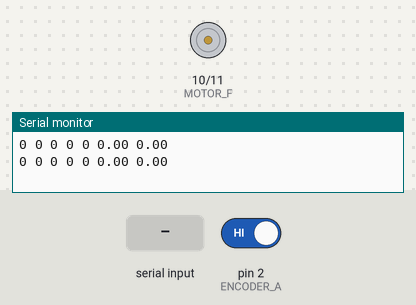
Recording of a sketch running on a simulated Arduino Uno, built with avr-gcc and run on an emulated ATmega328P. On the bench: motor-driver pin pairs drawn as motors (green arrow = first pin HIGH = forward, orange = second pin HIGH = backward, longer = more drive), the last lines printed to the serial monitor. The inputs (shaded band) are chosen by the test bench; at power-on: pin 2 (ENCODER_A) HIGH.

Above: at 1.2 s.
1.3 s: "90,45\n" received over Serial
At 2.3 s:
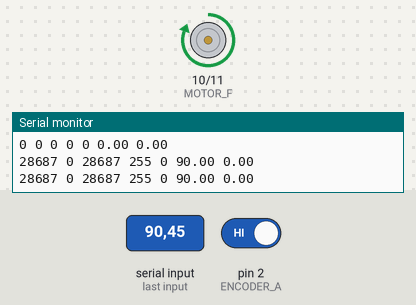
3.0 s: "200\n" received over Serial
At 3.8 s:
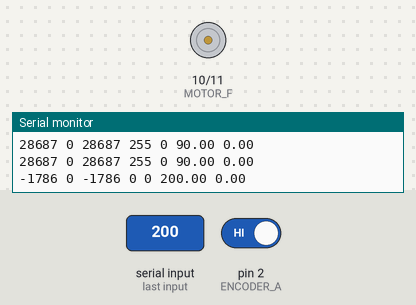
5.0 s: "30,150\n" received over Serial
At 6.6 s:
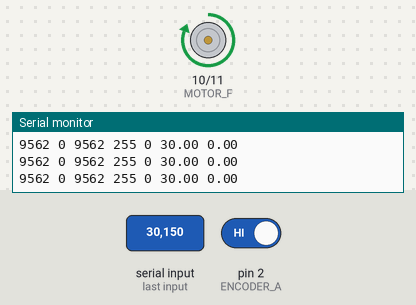
Timing chart, 0 to 8.1 s (numbered marks = the images above; inputs shaded):
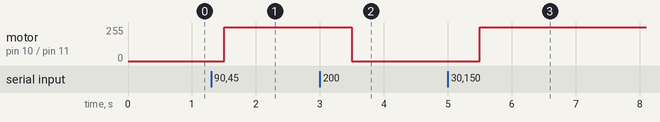

Measured:
- after the input at 1.3 s, motor on pin 10 (MOTOR_F) / pin 11 (MOTOR_B): stopped → forward 255/255 after 0.20 s
- after the input at 3.0 s, motor on pin 10 (MOTOR_F) / pin 11 (MOTOR_B): forward 255/255 → stopped after 0.50 s
- after the input at 5.0 s, motor on pin 10 (MOTOR_F) / pin 11 (MOTOR_B): stopped → forward 255/255 after 0.50 s

The sketch:

Encoder_FT.ino
```cpp
//#include "Arduino.h"

//ArduPID C1;

#define ENCODER_A 2 // Channel A pin
#define ENCODER_B 3 // Channel B pin

#define MOTOR_F 10 // For motor stuff
#define MOTOR_B 11


//double setpoint = 0.1
//double input;
//double output;


volatile int pulseCount = 0; // Number of pulses (Volatile int to load var from RAM and not overload the compiler as the encoder speed and direction change is based on the command driving it)
unsigned long lastTime = 0; // Time for RPM calculation
const int pulsesPerRevolution = 600; // Based on the encoder PPR

float v_target = 0.0;
float v_current = 0.0;
float error = 0;  //error is dynamic
float kp = 1; // kp val @ 0.5 works solo for now
float ki = 0;
float kd = 0;

int pwm = 0;
int correction = 0;
float v_max = 0.8; // the max speed m/s
float v_input = 0.0;


bool hold = false;


void encoderISR() {
  // Increment pulse count on every rising edge of Channel A
  if (digitalRead(ENCODER_A) == HIGH) {
    if (digitalRead(ENCODER_B) == LOW) {
      pulseCount++; // GO CLOCKWISE
    } else {
      pulseCount--; // GO ANTICLOCKWISE (Could change since the wheel placment would mean the shaft goes ANTICLOCKWISE)
    }
  }
}

void setup() {
  Serial.begin(9600);

  // Set up encoder pins
  pinMode(ENCODER_A, INPUT_PULLUP);
  pinMode(ENCODER_B, INPUT_PULLUP); //encoder pins

  pinMode(MOTOR_F,OUTPUT);
  pinMode(MOTOR_B,OUTPUT);  // motor stuff

  //c1.begin(&input, &output, &setpoint, p, i ,d);


  // Attach interrupt for encoder
  attachInterrupt(digitalPinToInterrupt(ENCODER_A), encoderISR, RISING);

  lastTime = millis(); // Initialize time
}

void loop() {

  if(Serial.available() > 0)
  {
    v_input = readFloatFromSerial();
    if(v_input != 0.0)
   {
     v_target = v_input; // this allows to update the input using the serial mon.
   }
  }

  unsigned long currentTime = millis();

  // Calculate RPM
  if (currentTime - lastTime >= 500) {
    float rpm = (pulseCount / (float)pulsesPerRevolution) * 60.0;

   float Ang_velocity = rpm * M_PI / 60;
   float linear_velocity = Ang_velocity * 0.3; // LV = anugular velocity * radius (diameter is 6mm so radius is 0.3mm)
   v_current = round(linear_velocity * 10) / 10.0;


    //Serial.print("RPM: ");
    //Serial.println(rpm);

    //.print(" AV: ");
    //Serial.println(Ang_velocity);

   //Serial.print("LV: ");
    //Serial.print(v_current);

    //Serial.println(v_target);

    int pwm_target = ((v_target / v_max) * 255); // feed the PID a value between 0-255, it converts the target velocity from m/s to target pwn val.
    int pwm_current = ((v_current / v_max) * 255); // PWM
    error = pwm_target - pwm_current;
    correction = (error * kp);
    pwm = pwm_current + correction;
    pwm = constrain(pwm, 0, 255);


   Serial.print(pwm_target);
   Serial.print(" ");


   Serial.print(pwm_current);
   Serial.print(" ");

   Serial.print(correction);
    Serial.print(" ");


    Serial.print(pwm);


    Serial.print(" ");

    Serial.print(hold);

    Serial.print(" ");

    Serial.print(v_target);
    Serial.print(" ");


    Serial.println(v_current);


    pulseCount = 0; // Reset pulse count
    lastTime = currentTime; // Update time
  }

  analogWrite(MOTOR_F, pwm);
  analogWrite(MOTOR_B, 0); // Drive forward.


}


String readSerialUntilNewline(){ // type your value and press Enter
  static byte ndx=0;
  char readCharacter;
  const byte numChars=32;
  static char receivedCharacters[numChars];

  while(Serial.available()>0){
    readCharacter=Serial.read();

    if(readCharacter=='\n'){
      receivedCharacters[ndx]='\0';
      ndx=0;
      return String(receivedCharacters);
    }
    else if(readCharacter!='\r'){
      receivedCharacters[ndx++]=readCharacter;
      if(ndx>=numChars){
        ndx=numChars-1;
      }
    }
  }

  return "";
}

float readFloatFromSerial(){
  String serialInput = readSerialUntilNewline();
  if(serialInput!=""){
    return (serialInput.toFloat());
  } else {
    return 0.0;
  }
}

// to do:
// write a PID
// #1: current / max speed * 255


// serial write


// 0.8 m/s is the max speed @ 8V and 1.6 Amp
```
